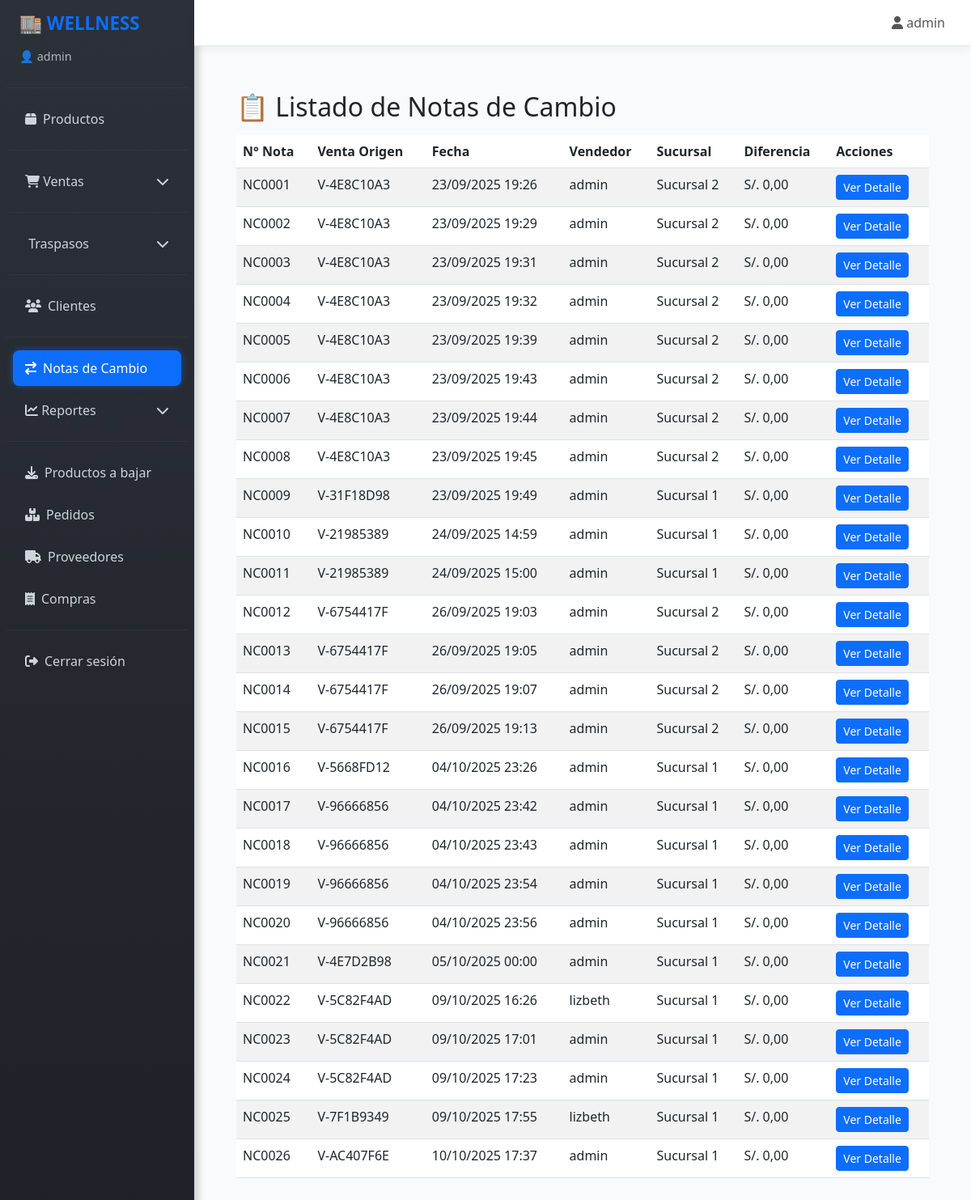
The page /inventory/notas-cambio/ (signed in) on the database its author committed.
### inventory/models.py (models this page shows, shortened)
class NotaCambio(models.Model):
    numero = models.CharField(max_length=20, unique=True, default=generar_numero_cambio)
    venta_origen = models.ForeignKey("Ventas", on_delete=models.CASCADE, related_name="notas_cambio")
    fecha = models.DateTimeField(default=timezone.now)
    vendedor = models.ForeignKey(User, on_delete=models.SET_NULL, null=True, blank=True)
    sucursal = models.CharField(
        max_length=2,
        choices=[("S1", "Sucursal 1"), ("S2", "Sucursal 2"), ("S3", "Sucursal 3"), ("A", "Almacén")]
    )
    diferencia = models.DecimalField(max_digits=10, decimal_places=2, default=0)  # monto adicional a pagar o devolver

class Ventas(models.Model):
    numero = models.CharField(max_length=20, unique=True, default=generar_numero_venta)
    METODOS_PAGO = [
        ("efectivo", "Efectivo"),
        ("yape", "Yape"),
        ("visa", "Visa"),
        ("mixto", "Mixto"),
    ]
    ESTADOS = [
        ("pendiente", "Pendiente"),
        ("completada", "Completada"),
        ("anulada", "Anulada"),
    ]
    fecha = models.DateTimeField(default=timezone.now)
    sucursal = models.CharField(max_length=2, choices=[("S1","Sucursal 1"),("S2","Sucursal 2"),("S3","Sucursal 3"),("A","Almacén")])
    metodo_pago = models.CharField(max_length=20, choices=METODOS_PAGO)
    total = models.DecimalField(max_digits=10, decimal_places=2, default=0)
    vendedor = models.ForeignKey(User, on_delete=models.SET_NULL, null=True, blank=True)
    estado = models.CharField(max_length=20, choices=ESTADOS, default="pendiente")  # <- nuevo

### inventory/views.py (the view)
# urls.py: path("notas-cambio/", views.lista_notas_cambio, name="lista_notas_cambio"),
@login_required
def lista_notas_cambio(request):
    notas = NotaCambio.objects.all().select_related("venta_origen", "vendedor")
    return render(request, "notas_cambio/notas_cambio_list.html", {"notas": notas})

### inventory/templates/notas_cambio/notas_cambio_list.html
{% extends "base.html" %}
{% block content %}
<div class="container mt-4">
    <h2>📋 Listado de Notas de Cambio</h2>
    <table class="table table-striped mt-3">
        <thead>
            <tr>
                <th>N° Nota</th>
                <th>Venta Origen</th>
                <th>Fecha</th>
                <th>Vendedor</th>
                <th>Sucursal</th>
                <th>Diferencia</th>
                <th>Acciones</th>
            </tr>
        </thead>
        <tbody>
            {% for nota in notas %}
            <tr>
                <td>{{ nota.numero }}</td>
                <td>{{ nota.venta_origen.numero }}</td>
                <td>{{ nota.fecha|date:"d/m/Y H:i" }}</td>
                <td>{{ nota.vendedor.username }}</td>
                <td>{{ nota.get_sucursal_display }}</td>
                <td>S/. {{ nota.diferencia }}</td>
                <td>
                    <a href="{% url 'detalle_nota_cambio' nota.id %}" class="btn btn-sm btn-primary">Ver Detalle</a>
                </td>
            </tr>
            {% empty %}
            <tr>
                <td colspan="7" class="text-center">No hay notas de cambio registradas.</td>
            </tr>
            {% endfor %}
        </tbody>
    </table>
</div>
{% endblock %}

### inventory/templates/base.html (shortened to what this page needs)
<!DOCTYPE html>
<html lang="es">
<head>
  <link href="https://cdn.jsdelivr.net/npm/bootstrap@5.3.0/dist/css/bootstrap.min.css" rel="stylesheet">
  <link href="https://cdnjs.cloudflare.com/ajax/libs/font-awesome/6.5.0/css/all.min.css" rel="stylesheet">
</head>
<body>
  <div class="sidebar">
    <h4>🏬 WELLNESS</h4>
    <div class="user-info">
      {% if request.user.is_authenticated %}
        👤 {{ request.user.get_full_name|default:request.user.username }}
      {% else %}
        👤 Invitado
      {% endif %}
    </div>
    <hr>
    <a href="{% url 'lista_productos' %}" class="{% if request.resolver_match.url_name == 'lista_productos' %}active{% endif %}">
      <i class="fa-solid fa-box"></i> Productos
    </a>
    <hr>
    {% if request.user.is_authenticated %}
    <a class="d-flex justify-content-between align-items-center" data-bs-toggle="collapse" href="#ventasSubmenu" role="button" aria-expanded="false" aria-controls="ventasSubmenu">
      <span><i class="fa-solid fa-cart-shopping"></i> Ventas</span>
      <i class="fa-solid fa-chevron-down"></i>
    </a>
    <hr>
    <a class="d-flex justify-content-between align-items-center" data-bs-toggle="collapse" href="#traspasosSubmenu" role="button" aria-expanded="false" aria-controls="traspasosSubmenu">
      <span> Traspasos</span>
      <i class="fa-solid fa-chevron-down"></i>
    </a>
    <hr>
    <a href="{% url 'listar_clientes' %}" class="{% if request.resolver_match.url_name == 'listar_clientes' %}active{% endif %}">
      <i class="fa-solid fa-users"></i> Clientes
    </a>
    {% endif %}
    {% if request.user.is_staff or request.user.is_superuser %}
      <hr>
      <a href="{% url 'lista_notas_cambio' %}" class="{% if request.resolver_match.url_name == 'lista_notas_cambio' %}active{% endif %}">
        <i class="fa-solid fa-arrow-right-arrow-left"></i> Notas de Cambio
      </a>
      <a class="d-flex justify-content-between align-items-center" data-bs-toggle="collapse" href="#reportesSubmenu" role="button" aria-expanded="false" aria-controls="reportesSubmenu">
        <span><i class="fa-solid fa-chart-line"></i> Reportes</span>
        <i class="fa-solid fa-chevron-down"></i>
      </a>
      <hr>
      <a href="{% url 'productos_a_bajar' %}" class="{% if request.resolver_match.url_name == 'productos_a_bajar' %}active{% endif %}">
        <i class="fa-solid fa-download"></i> Productos a bajar
      </a>
      <a href="{% url 'productos_a_pedir' %}" class="{% if request.resolver_match.url_name == 'productos_a_pedir' %}active{% endif %}">
        <i class="fa-solid fa-boxes-stacked"></i> Pedidos
      </a>
      <a href="{% url 'listar_proveedores' %}" class="{% if request.resolver_match.url_name == 'listar_proveedores' %}active{% endif %}">
        <i class="fa-solid fa-truck"></i> Proveedores
      </a>
      <a href="{% url 'listar_compras' %}" class="{% if request.resolver_match.url_name == 'listar_compras' %}active{% endif %}">
        <i class="fa-solid fa-receipt"></i> Compras
      </a>
    {% endif %}
    <hr>
    <a href="{% url 'logout' %}">
      <i class="fa-solid fa-right-from-bracket"></i> Cerrar sesión
    </a>
  </div>
  <div class="w-100">
    <div class="topbar">
      {% if request.user.is_authenticated %}
        <div class="user"><i class="fa-solid fa-user"></i> {{ request.user.username }}</div>
      {% endif %}
    </div>
    <div class="content">
      {% block content %}
      {% endblock %}
    </div>
  </div>
</body>
</html>

### inventory/templates/base.html (style rules this page uses)
body { min-height: 100vh; display: flex; flex-direction: row; margin: 0; font-family: 'Segoe UI', Tahoma, Geneva, Verdana, sans-serif; background-color: #f8fafc; overflow-x: hidden; }
.sidebar { min-width: 240px; max-width: 240px; background: linear-gradient(180deg, #2c3038 0%, #1e2127 100%); color: #fff; display: flex; flex-direction: column; padding: 1rem 0.5rem; box-shadow: 4px 0 10px rgba(0, 0, 0, 0.2); }
.sidebar h4 { font-size: 1.4rem; font-weight: 700; margin-bottom: 1rem; padding-left: 1rem; color: #0d6efd; }
.user-info { font-size: 0.9rem; color: #adb5bd; padding-left: 1rem; margin-bottom: 1rem; }
.sidebar a { display: flex; align-items: center; gap: 8px; padding: 10px 15px; margin: 4px 8px; color: #ced4da; text-decoration: none; border-radius: 8px; transition: all 0.25s ease; font-weight: 500; }
.sidebar .active { background-color: #0d6efd; color: #fff !important; box-shadow: 0 0 10px rgba(13,110,253,0.5); }
.sidebar hr { border-top: 1px solid #495057; margin: 12px 0; }
.topbar { width: 100%; background-color: #fff; padding: 1rem 2rem; display: flex; justify-content: space-between; align-items: center; box-shadow: 0 4px 10px rgba(0,0,0,0.05); position: sticky; top: 0; z-index: 10; border-bottom: 1px solid #e5e7eb; }
.topbar .user { font-weight: 500; color: #555; }
.content { flex-grow: 1; padding: 2rem 2.5rem; animation: fadeIn 0.4s ease-in-out; width: 100%; }

### rows shown on the page
NotaCambio: numero "NC0001", venta_origen.numero "V-4E8C10A3", fecha "23/09/2025 19:26", vendedor.username "admin", sucursal "Sucursal 2", diferencia "0,00"
NotaCambio: numero "NC0002", venta_origen.numero "V-4E8C10A3", fecha "23/09/2025 19:29", vendedor.username "admin", sucursal "Sucursal 2", diferencia "0,00"
NotaCambio: numero "NC0003", venta_origen.numero "V-4E8C10A3", fecha "23/09/2025 19:31", vendedor.username "admin", sucursal "Sucursal 2", diferencia "0,00"
NotaCambio: numero "NC0004", venta_origen.numero "V-4E8C10A3", fecha "23/09/2025 19:32", vendedor.username "admin", sucursal "Sucursal 2", diferencia "0,00"
NotaCambio: numero "NC0005", venta_origen.numero "V-4E8C10A3", fecha "23/09/2025 19:39", vendedor.username "admin", sucursal "Sucursal 2", diferencia "0,00"
NotaCambio: numero "NC0006", venta_origen.numero "V-4E8C10A3", fecha "23/09/2025 19:43", vendedor.username "admin", sucursal "Sucursal 2", diferencia "0,00"
NotaCambio: numero "NC0007", venta_origen.numero "V-4E8C10A3", fecha "23/09/2025 19:44", vendedor.username "admin", sucursal "Sucursal 2", diferencia "0,00"
NotaCambio: numero "NC0008", venta_origen.numero "V-4E8C10A3", fecha "23/09/2025 19:45", vendedor.username "admin", sucursal "Sucursal 2", diferencia "0,00"
NotaCambio: numero "NC0009", venta_origen.numero "V-31F18D98", fecha "23/09/2025 19:49", vendedor.username "admin", sucursal "Sucursal 1", diferencia "0,00"
NotaCambio: numero "NC0010", venta_origen.numero "V-21985389", fecha "24/09/2025 14:59", vendedor.username "admin", sucursal "Sucursal 1", diferencia "0,00"
NotaCambio: numero "NC0011", venta_origen.numero "V-21985389", fecha "24/09/2025 15:00", vendedor.username "admin", sucursal "Sucursal 1", diferencia "0,00"
NotaCambio: numero "NC0012", venta_origen.numero "V-6754417F", fecha "26/09/2025 19:03", vendedor.username "admin", sucursal "Sucursal 2", diferencia "0,00"
NotaCambio: numero "NC0013", venta_origen.numero "V-6754417F", fecha "26/09/2025 19:05", vendedor.username "admin", sucursal "Sucursal 2", diferencia "0,00"
NotaCambio: numero "NC0014", venta_origen.numero "V-6754417F", fecha "26/09/2025 19:07", vendedor.username "admin", sucursal "Sucursal 2", diferencia "0,00"
NotaCambio: numero "NC0015", venta_origen.numero "V-6754417F", fecha "26/09/2025 19:13", vendedor.username "admin", sucursal "Sucursal 2", diferencia "0,00"
NotaCambio: numero "NC0016", venta_origen.numero "V-5668FD12", fecha "04/10/2025 23:26", vendedor.username "admin", sucursal "Sucursal 1", diferencia "0,00"
NotaCambio: numero "NC0017", venta_origen.numero "V-96666856", fecha "04/10/2025 23:42", vendedor.username "admin", sucursal "Sucursal 1", diferencia "0,00"
NotaCambio: numero "NC0018", venta_origen.numero "V-96666856", fecha "04/10/2025 23:43", vendedor.username "admin", sucursal "Sucursal 1", diferencia "0,00"
NotaCambio: numero "NC0019", venta_origen.numero "V-96666856", fecha "04/10/2025 23:54", vendedor.username "admin", sucursal "Sucursal 1", diferencia "0,00"
NotaCambio: numero "NC0020", venta_origen.numero "V-96666856", fecha "04/10/2025 23:56", vendedor.username "admin", sucursal "Sucursal 1", diferencia "0,00"
NotaCambio: numero "NC0021", venta_origen.numero "V-4E7D2B98", fecha "05/10/2025 00:00", vendedor.username "admin", sucursal "Sucursal 1", diferencia "0,00"
NotaCambio: numero "NC0022", venta_origen.numero "V-5C82F4AD", fecha "09/10/2025 16:26", vendedor.username "lizbeth", sucursal "Sucursal 1", diferencia "0,00"
NotaCambio: numero "NC0023", venta_origen.numero "V-5C82F4AD", fecha "09/10/2025 17:01", vendedor.username "admin", sucursal "Sucursal 1", diferencia "0,00"
NotaCambio: numero "NC0024", venta_origen.numero "V-5C82F4AD", fecha "09/10/2025 17:23", vendedor.username "admin", sucursal "Sucursal 1", diferencia "0,00"
NotaCambio: numero "NC0025", venta_origen.numero "V-7F1B9349", fecha "09/10/2025 17:55", vendedor.username "lizbeth", sucursal "Sucursal 1", diferencia "0,00"
NotaCambio: numero "NC0026", venta_origen.numero "V-AC407F6E", fecha "10/10/2025 17:37", vendedor.username "admin", sucursal "Sucursal 1", diferencia "0,00"

### other values the page prints
{{ request.user.get_full_name|default:request.user.username }} "admin"
{{ request.user.username }} "admin"
